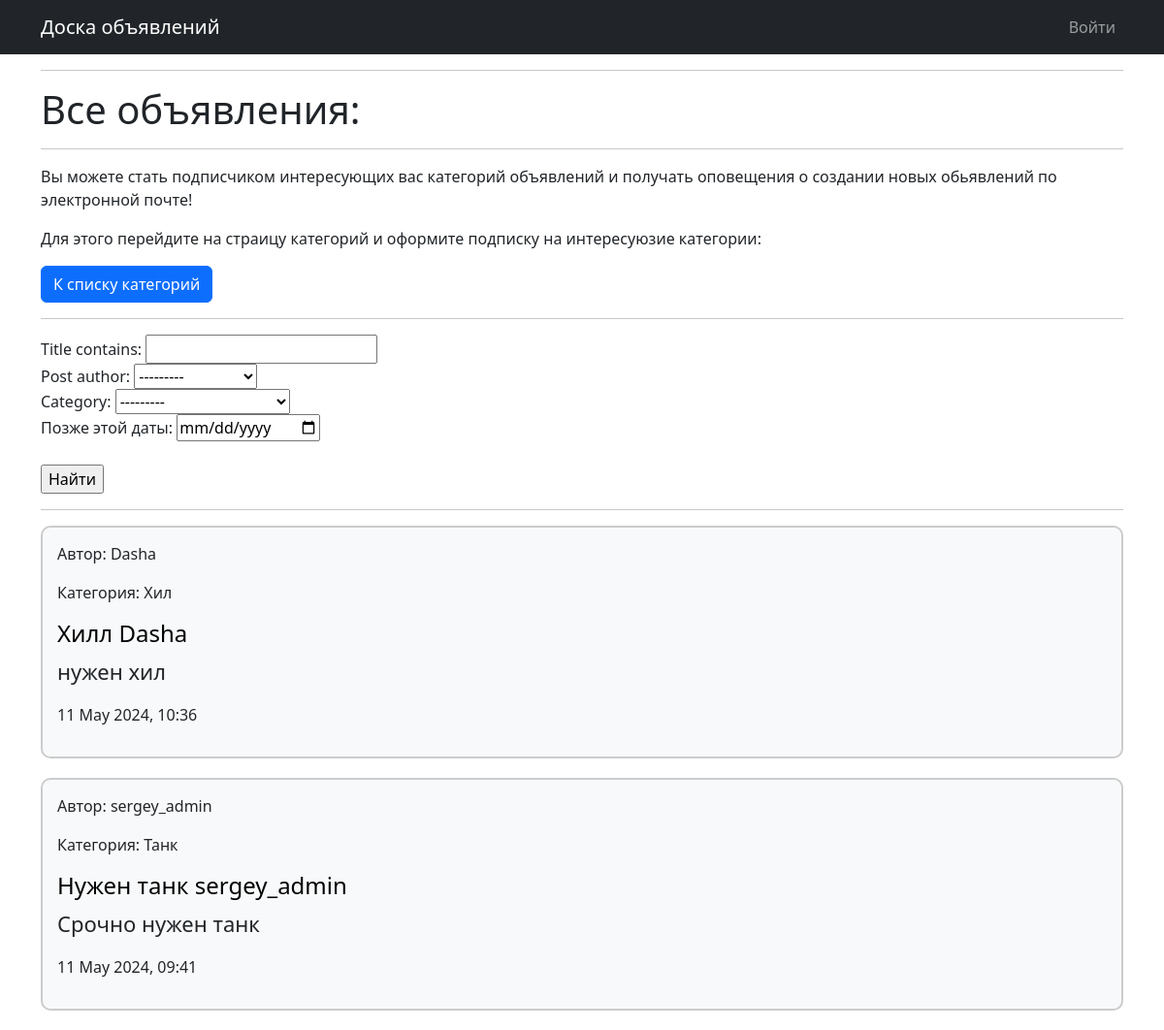
/posts/, run on an earlier commit of the app's database.
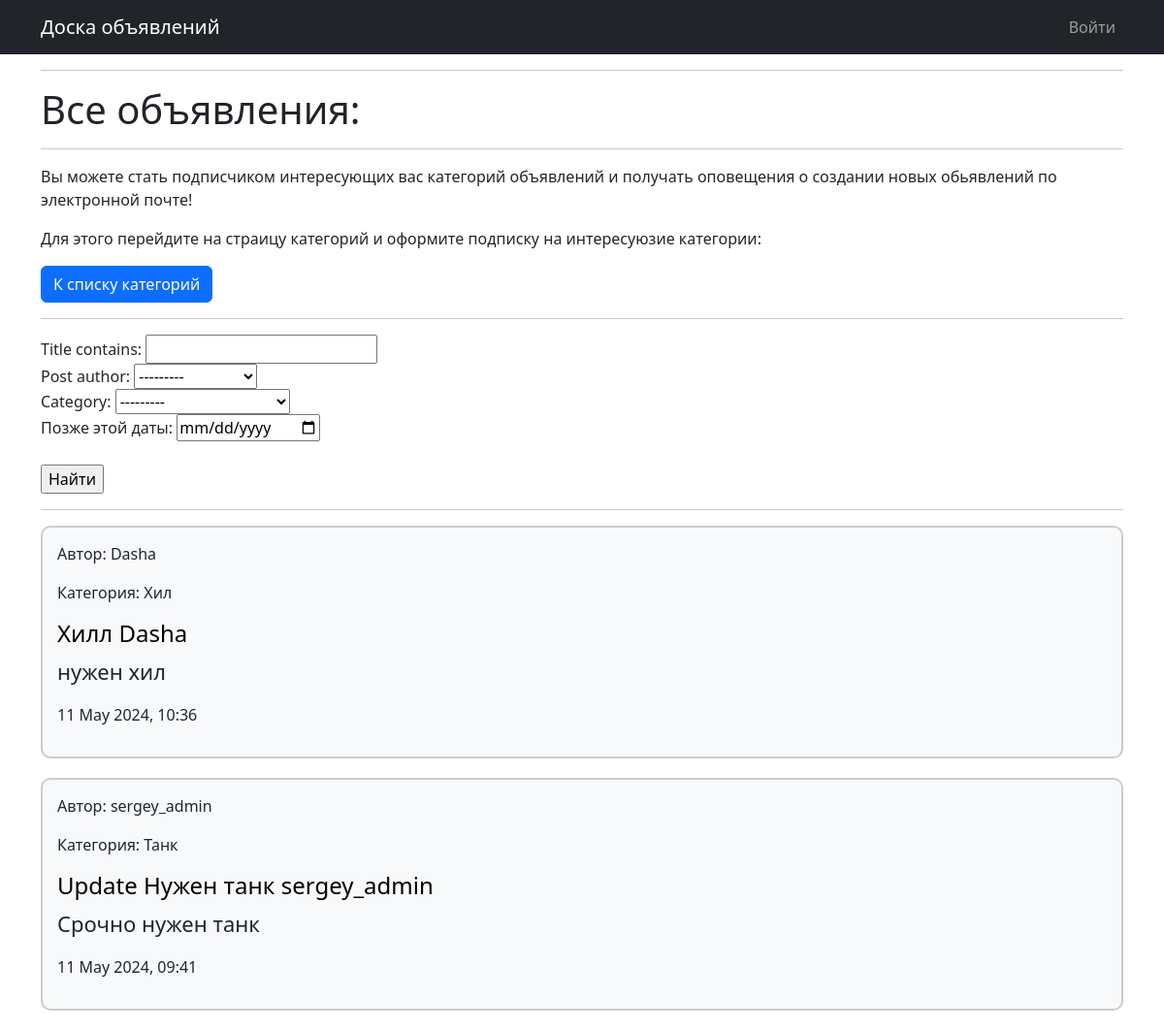
And on a later commit of the database.
### message_board/models.py (models this page shows, shortened)
class Post(models.Model):
    post_author = models.ForeignKey(User, on_delete=models.CASCADE)
    title = models.CharField(max_length=255)
    text = RichTextUploadingField()
    date = models.DateTimeField(auto_now_add=True)
    category = models.ForeignKey(Category, on_delete=models.CASCADE)

class User(AbstractUser):
    code = models.CharField(max_length=15, blank=True, null=True)

class Category(models.Model):
    dd = 'ДД'
    tk = 'Танк'
    hl = 'Хил'
    tr = 'Торговец'
    gm = 'Гильдмастер'
    qg = 'Квестгивер'
    bs = 'Кузнец'
    tn = 'Кожевник'
    pm = 'Зельевар'
    sm = 'Мастер заклинаний'
    CATEGORY_TYPES = [
        (dd, 'DAMAGEDILLER'),
        (tk, 'TANK'),
        (hl, 'HEALER'),
        (tr, 'TRADER'),
        (gm, 'GILDMASTER'),
        (qg, 'QUESTGIVER'),
        (bs, 'BLACKSMITH'),
        (tn, 'TANNER'),
        (pm, 'POTIONMAKER'),
        (sm, 'SPELLMASTER'),
    ]
    name = models.CharField(max_length=17, choices=CATEGORY_TYPES)
    def __str__(self):
        return self.name.title()

### message_board/views.py (the view)
# urls.py: path('', PostList.as_view(), name='posts_list'),
class PostList(ListView):
    model = Post
    template_name = 'all_posts.html'
    context_object_name = 'posts'
    paginate_by = 10
    queryset = Post.objects.all().order_by('-date')
    def get_queryset(self):
        queryset = super().get_queryset()
        self.filterset = PostFilter(self.request.GET, queryset)
        if self.request.GET:
            return self.filterset.qs
        return Post.objects.all().order_by('-date')
    def get_context_data(self, **kwargs):
        context = super().get_context_data(**kwargs)
        context['filter'] = self.filterset
        return context

### templates/all_posts.html
{% extends 'flatpages/default.html' %}
{% block title %}
<hr>
<h1 class="page-title">Все объявления:</h1>
<hr>
{% endblock title %}
{% block content %}
    <p>Вы можете стать подписчиком интересующих вас категорий объявлений и получать оповещения о создании новых обьявлений по электронной почте!</p>
    <p>Для этого перейдите на страицу категорий и оформите подписку на интересуюзие категории:</p>
    <a class="btn btn-primary", href="{% url 'category_list' %}">К списку категорий</a>
    <hr>
    <form method="GET">
        {{ filter.form }}
        <br>
        <input type="submit" value="Найти">
    </form>
    <hr>
    {% for post in posts %}
        <div style="border: 2px solid #ccc; border-radius: 10px; padding: 15px; margin-bottom: 20px; background-color: #f8f9fa;">
            <p>Автор: {{ post.post_author }}</p>
            <p>Категория: {{ post.category.name }} </p>
            <h4><a href="{% url 'post_detail' post.pk %}" style="text-decoration: none; color: black;">{{ post.title }}</a></h4>
            <span style="font-size: 22px;">{{ post.text|truncatechars:25|safe }}</span>
            <p>{{ post.date|date:"d E Y, H:i" }}</p>
        </div>
    {% endfor %}
 {% endblock content %}

### templates/flatpages/default.html (shortened to what this page needs)
<!DOCTYPE html>
<html lang="en">
    <head>
        {% load static %}
        <link href="{% static 'css/styles.css' %}" rel="stylesheet" />
    </head>
    <body>
        <nav class="navbar navbar-expand-lg navbar-dark bg-dark">
            <div class="container">
                <a class="navbar-brand" href="{% url 'posts_list' %}">Доска объявлений</a>
                <div class="collapse navbar-collapse" id="navbarSupportedContent">
                    <ul class="navbar-nav ms-auto mb-2 mb-lg-0">
                        {% if user.is_authenticated %}
                            <li class="nav-item"><a class="nav-link" href="{% url 'post_create' %}">Добавить объявление</a></li>
                            <li class="nav-item"><a class="nav-link" href="{% url 'logout' %}">Выйти</a></li>
                            <a class="nav-link" id="navbarDropdown" href="{% url 'profile' %}" role="button" data-bs-toggle="dropdown" aria-expanded="false">Профиль {{ request.user.username }}</a>
                        {% else %}
                            <li class="nav-item"><a class="nav-link" href="{% url 'profile' %}">Войти</a></li>
                        {% endif %}
                    </ul>
                </div>
            </div>
        </nav>
        <div class="container">
            <div class="row">
                <div class="col-lg-12 ">
                    {% block title %}{%endblock title %}
                    {% block content %}{% endblock content %}
                </div>
            </div>
        </div>
    </body>
</html>

What changed in the data, as far as the page shows it:
changed Post "Срочно нужен танк": title "Нужен танк sergey_admin" → "Update Нужен танк sergey_admin"
